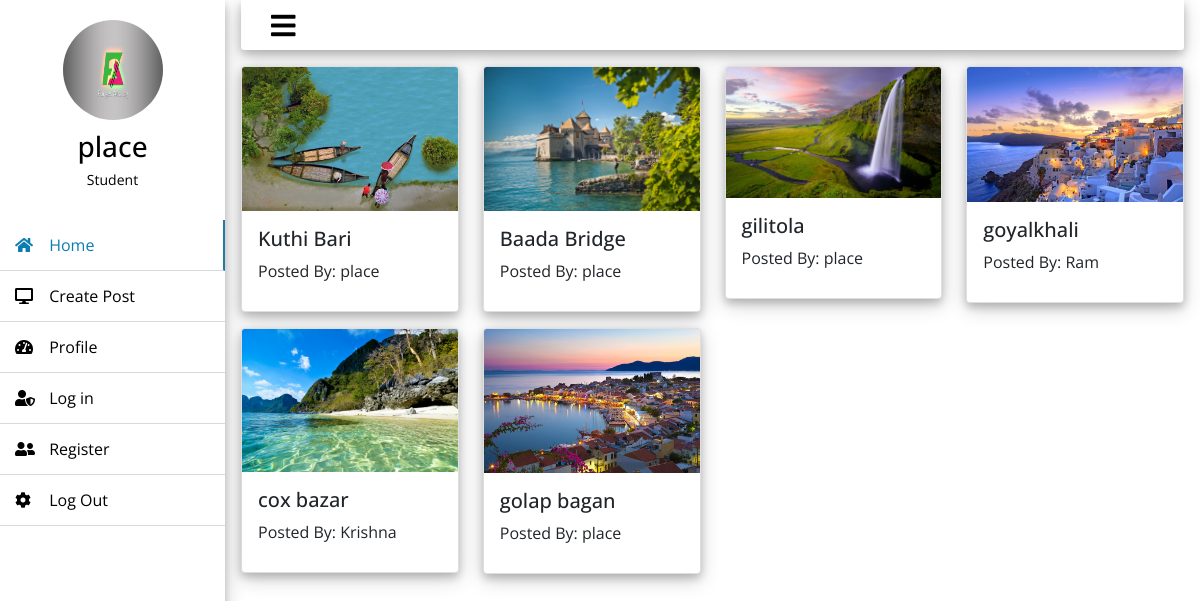
The app's page / (signed in) with its own data.
### place/models.py (models this page shows, shortened)
class Place(models.Model):
    DHAKA = 'D'
    CHITAGONG = 'C'
    RAJSHAHI = 'R'
    KHULNA = 'K'
    BARISHAL = 'B'
    SHYLET = 'S'
    DIVISION_CHOICES = [
        (DHAKA,'Dhaka'),
        (CHITAGONG,'Chitagong'),
        (RAJSHAHI,'Rajshahi'),
        (KHULNA,'Khulna'),
        (BARISHAL,'Barishal'),
        (SHYLET,'Shylet'),
    ]
    image = models.ImageField(default='default.jpg', upload_to='place')
    title = models.CharField(max_length=255)
    address = models.CharField(max_length=50)
    division = models.CharField(
        max_length=20,
        choices=DIVISION_CHOICES,
        default=DHAKA
        )
    description = models.TextField()
    category = models.ForeignKey(
        Category,
        on_delete=models.SET_NULL,
        null=True,
        blank=True
        )
    author = models.ForeignKey(User, on_delete=models.PROTECT)

### user/models.py (models this page shows, shortened)
class Profile(models.Model):
    user = models.OneToOneField(User, on_delete=models.CASCADE)
    image = models.ImageField(default='default.jpg', upload_to='pro_pic')
    address = models.CharField(max_length=255, null=True, blank=True)
    profession = models.CharField(max_length=255, null=True, blank=True)
    hobby = models.CharField(max_length=255, null=True, blank=True)
    biography = models.TextField(null=True, blank=True)

### place/views.py (the view)
# urls.py: path('', PlaceListView.as_view(), name='place-list'),
class PlaceListView(ListView):
    model = Place
    template_name = "place/place_list.html"
    context_object_name = 'places'

### place/templates/place/place_list.html
{% extends 'place/base.html' %}
{% load static %}
{% block content %}
    <div class="row">
        {% for place in places %}
        <div class="col-md-3 mb-3">
            <div class="card sdow ">
                <a href="{% url 'place-detail' place.id %}">
                    <img src="{{ place.image.url }}" class="card-img-top" alt="default.jpg"/>
                </a>
                <div class="card-body" style="height: 100px;">
                    <h5 class="card-title">{{ place.title }}</h5>
                    <p class="card-text">Posted By: {{ place.author }}</p>
                </div>
            </div>
        </div>
        {% endfor %}
    </div>
{% endblock content %}

### place/templates/place/base.html (shortened to what this page needs)
<!DOCTYPE html>
{% load static %}
<html lang="en">
  <head>
    <link
      href="https://cdn.jsdelivr.net/npm/bootstrap@5.1.0/dist/css/bootstrap.min.css"
      rel="stylesheet"
    />
    <link
      rel="stylesheet"
      href="https://use.fontawesome.com/releases/v5.8.1/css/all.css"
    />
    <link rel="stylesheet" href="{% static 'place/main.css' %}" />
    <link rel="stylesheet" href="{% static 'place/form.css' %}" />
  </head>
  <body>
    <div class="contai">
      <div class="wrapper">
        <div class="section">
          <div class="top_navbar">
            <div class="hamburger">
              <a href="">
                <i class="fas fa-bars"></i>
              </a>
            </div>
          </div>
          <div class="mx-3 mt-3">
             {% block content %} {% endblock content %}
          </div>
        </div>
        <div class="sidebar">
          <div class="profile">
            <img src="{{ user.profile.image.url }}" alt="profile_picture" />
            <h3>{{user.username}}</h3>
            <p>{{ user.profile.profession}}</p>
          </div>
          <ul>
            <li>
              <a href="{% url 'place-list' %}" class="active">
                <span class="icon"><i class="fas fa-home"></i></span>
                <span class="item">Home</span>
              </a>
            </li>
            <li>
              <a href="{% url 'place-create' %}">
                <span class="icon"><i class="fas fa-desktop"></i></span>
                <span class="item">Create Post</span>
              </a>
            </li>
            <li>
              <a href="{% url 'user-profile' %}">
                <span class="icon"><i class="fas fa-tachometer-alt"></i></span>
                <span class="item">Profile</span>
              </a>
            </li>
            <li>
              <a href="{% url 'user-login' %}">
                <span class="icon"><i class="fas fa-user-shield"></i></span>
                <span class="item">Log in</span>
              </a>
            </li>
            <li>
              <a href="{% url 'user-register' %}">
                <span class="icon"><i class="fas fa-user-friends"></i></span>
                <span class="item">Register</span>
              </a>
            </li>
            <li>
              <a href="{% url 'user-logout' %}">
                <span class="icon"><i class="fas fa-cog"></i></span>
                <span class="item">Log Out</span>
              </a>
            </li>
          </ul>
        </div>
      </div>
    </div>
  </body>
</html>

### place/static/place/main.css (style rules this page uses)
* { list-style: none; text-decoration: none; margin: 0; padding: 0; box-sizing: border-box; font-family: 'Open Sans', sans-serif; }
body { background: #ffffff; }
.wrapper .sidebar { background: #ffffff; position: fixed; top: 0; left: 0; width: 225px; height: 100%; padding: 20px 0; transition: all 0.5s ease; box-shadow: 0 4px 8px 0 rgba(0, 0, 0, 0.2), 0 6px 20px 0 rgba(0, 0, 0, 0.19); }
.wrapper .sidebar .profile { margin-bottom: 30px; text-align: center; }
.wrapper .sidebar .profile img { display: block; width: 100px; height: 100px; border-radius: 50%; margin: 0 auto; }
.wrapper .sidebar .profile h3 { color: #000000; margin: 10px 0 5px; }
.wrapper .sidebar .profile p { color: rgb(0, 0, 0); font-size: 14px; }
.wrapper .sidebar ul { padding-left: 0px; }
.wrapper .sidebar ul li a { text-decoration: none; display: block; padding: 13px 15px; border-bottom: 1px solid #dadada; color: rgb(0, 0, 0); font-size: 16px; position: relative; }
.wrapper .sidebar ul li a .icon { color: #000000; width: 30px; display: inline-block; }
.wrapper .sidebar ul li a:hover, .wrapper .sidebar ul li a.active { color: #0c7db1; border-right: 2px solid rgb(33, 123, 165); }
.wrapper .sidebar ul li a:hover .icon, .wrapper .sidebar ul li a.active .icon { color: #0c7db1; }
.wrapper .sidebar ul li a:hover:before, .wrapper .sidebar ul li a.active:before { display: block; }
.wrapper .section { width: calc(100% - 225px); margin-left: 225px; transition: all 0.5s ease; }
.wrapper .section .top_navbar { background: rgb(255, 255, 255); height: 50px; display: flex; align-items: center; padding: 0 30px; border-radius: 1px 1px 3px 3px; margin-left: 16px; margin-right: 16px; box-shadow: 0 4px 8px 0 rgba(0, 0, 0, 0.2), 0 6px 20px 0 rgba(0, 0, 0, 0.19); }
.wrapper .section .top_navbar .hamburger a { font-size: 28px; color: #000000; }
.sdow { box-shadow: 0 4px 8px 0 rgba(0, 0, 0, 0.2), 0 6px 20px 0 rgba(0, 0, 0, 0.19); }

### records on screen
Place: image (picture), title "Kuthi Bari", author "place"
Place: image (picture), title "Baada Bridge", author "place"
Place: image (picture), title "gilitola", author "place"
Place: image (picture), title "goyalkhali", author "Ram"
Place: image (picture), title "cox bazar", author "Krishna"
Place: image (picture), title "golap bagan", author "place"

### other values on screen
{{ user.username }} "place"
{{ user.profile.profession }} "Student"
